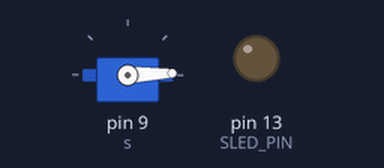
A sketch run on a simulated Arduino Uno, built with avr-gcc and run on an emulated ATmega328P. Parts: servo, output pins drawn as LEDs (lit = HIGH).

Above: at 3.15 s.
At 4.0 s:
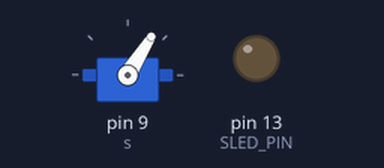
At 4.85 s:
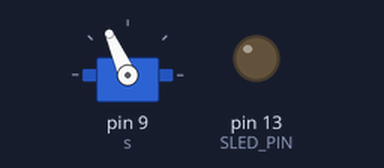
At 6.55 s:
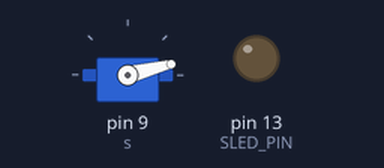
Timing chart, 0 to 7.3 s (numbered marks = the images above):
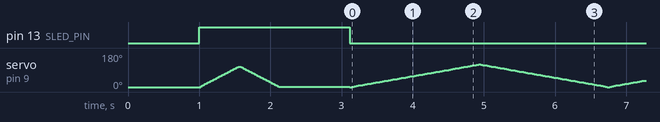

The sketch:

Drone.ino
```cpp
/**
 * File: Drone.ino
 * Author: ACM Team 4
 * Purpose:
 *  Outlines drone motor control, using the Arduino Servo library.
 */

// Include the Arduino servo library.
#include "Servo.h"

// The pin the status LED is on. To use the onboard LED, set this to 13.
#define SLED_PIN 13

// The value to consider maximum throttle.
#define MAX_THROTTLE 110

// Create a global servo instance.
Servo s;

/**
 * Function: setSLED
 * Sets the brightness of the defined status LED.
 * Parameters:
 *  b (byte): The brightness of the LED, from 0 to 255.
 * Returns:
 *  None.
 */
void setSLED(byte b)
{
  analogWrite(SLED_PIN, b);
}

/**
 * Function: setupServos
 * Attaches our global servo objects to the correct pins.
 * Parameters:
 *  None
 * Returns:
 *  None
 */
void setupServos()
{
  s.attach(9);
}

/**
 * Function: armESC
 * Arms the electronic speed control using the arming sequence specified
 * in the extended ESC documentation.
 * NOTE: THIS IS A SYNCRHONOUS OPERATION.
 * Parameters:
 *  None
 * Returns:
 *  None
 */
void armESC() {

  // Write a low throttle signal for 1 second.
  s.write(0);
  delay(1000);

  // Set the onboard LED to "on" to signal that we've begun
  // sending the ESC a generic throttle curve.
  setSLED(255);

  // Send the ESC a triangle wave.
  for( int i = 0; i < MAX_THROTTLE; ++i ) // Rising edge.
  {
    // Send the current throttle level to the ESC.
    s.write(i);
    // Wait a while so the curve doesn't have a tiny period.
    delay(5);
  }
  for( int i = MAX_THROTTLE; i > 0; --i ) // Falling edge
  {
    s.write(i);
    delay(5);
  }

  // Wait a while bringing the throttle back to perfect zero.
  delay(1000);
  s.write(0);
  // Turn off the onboard LED to state that we've finished the
  // throttle curve.
  setSLED(0);
}

/**
 * Function: setup
 * Called as a callback at the start of the sketch to initialize "things".
 * Parameters:
 *  None
 * Returns:
 *  None
 */
void setup() {
  // Set up the servo library.
  setupServos();
  // Arm the ESC.
  armESC();
}

/**
 * Function: loop
 * Called repeatedly as a callback during microprocessor operation.
 * Parameters:
 *  None.
 * Returns:
 *  None.
 */
void loop() {

  // Oscillate the speed of the motor.
  for(int i = 0; i < 120; ++i)
  {
    // Write the current speed to the ESC.
    s.write(i);
    // Wait a while so it hertz less.
    delay(15);
  }
  for(int i = 120; i > 0; --i)
  {
    s.write(i);
    delay(15);
  }
}
```
